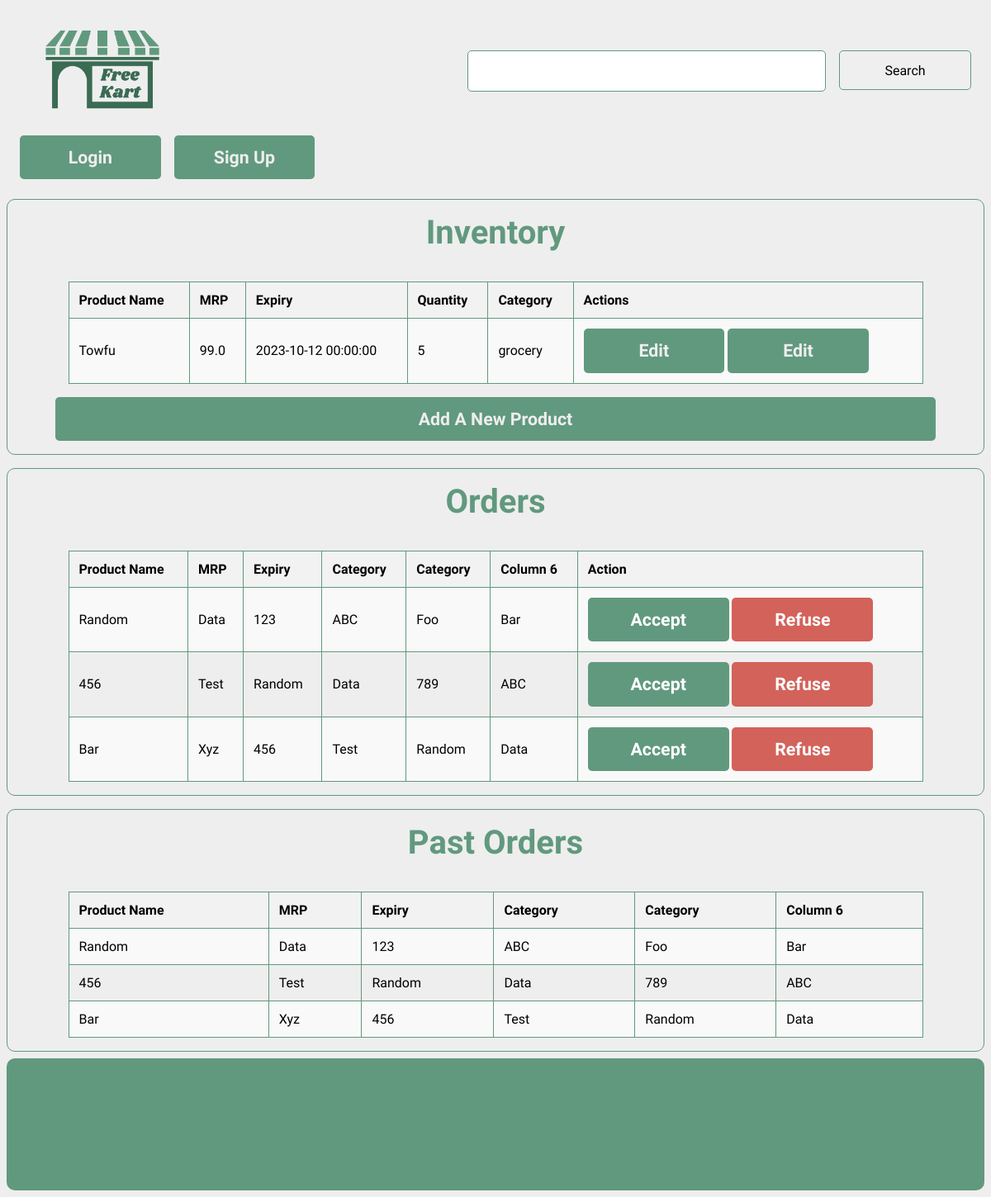
Screenshot of /dashboard/ (signed in) with the database file from the repository.
### models.py (models this page shows, shortened)
class Product(db.Model):
    __tablename__ = "products"
    id = db.Column(db.Integer, primary_key=True, autoincrement=True)
    expiry = db.Column(db.DateTime, nullable=False)
    pic = db.Column(db.String(50), nullable=False, default="")
    name = db.Column(db.String(50), nullable=False)
    quantity = db.Column(db.Integer, nullable=False)
    price = db.Column(db.Float, nullable=False)
    category = db.Column(db.String(25), nullable=False)
    seller_id = db.Column(db.Integer, db.ForeignKey('sellers.id'), nullable=False)

### routes/core.py (the view)
@core.route("/dashboard/")
def dashboard():
    seller = auth_seller()
    if not seller:
        return redirect(url_for('core.root'))
    return render_template("dashboard.html", seller=seller)

### routes/core.py (called while the page is built)
def auth_seller():
    if 'user_id' not in session or 'type' not in session or session['type'] != 'seller':
        return None
    seller = Seller.query.get(session['user_id'])
    if not seller:
        return None
    return seller

### templates/dashboard.html
{% extends "base.html" %}
{% block head %}
<link rel="stylesheet" href="{{
    url_for('static', filename = 'css/dashboard.css')
}}">
{% endblock %}
{% block content %}
<inventory>
    <div class="display">
        <div class="heading">
   Inventory
        </div>
        <div class="products">
            <table>
                <tr>
                    <th>Product Name</th>
                    <th>MRP</th>
                    <th>Expiry</th>
                    <th>Quantity</th>
                    <th>Category</th>
                    <th>Actions</th>
                </tr>
                {% for product in seller.products %}
                <tr>
                    <td>{{ product.name }}</td>
                    <td>{{ product.price }}</td>
                    <td>{{ product.expiry }}</td>
                    <td>{{ product.quantity }}</td>
                    <td>{{ product.category }}</td>
                    <td>
                      <button onlick="window.location = '/dashboard/edit/{{ product.id }}'">Edit</button>
                      <button onlick="window.location = '/dashboard/delete/{{ product.id }}'">Edit</button>
                    </td>
                </tr>
                {% endfor %}
            </table>
        </div>
        <div class="add">
            <button id = 'add' onclick="window.location = '/dashboard/add'">
                Add A New Product
            </button>
        </div>
    </div>
    <div class="display">
        <div class="heading">
          Orders
        </div>
        <div class="products">
    <table>
        <tr>
            <th>Product Name</th>
            <th>MRP</th>
            <th>Expiry</th>
            <th>Category</th>
            <th>Category</th>
            <th>Column 6</th>
            <th>Action</th>
        </tr>
        <tr>
            <td>Random</td>
            <td>Data</td>
            <td>123</td>
            <td>ABC</td>
            <td>Foo</td>
            <td>Bar</td>
            <td class="action-buttons">
                <button class="accept-btn">Accept</button>
                <button class="refuse-btn">Refuse</button>
            </td>
        </tr>
        <tr>
            <td>456</td>
            <td>Test</td>
            <td>Random</td>
            <td>Data</td>
            <td>789</td>
            <td>ABC</td>
            <td class="action-buttons">
                <button class="accept-btn">Accept</button>
                <button class="refuse-btn">Refuse</button>
            </td>
        </tr>
        <tr>
            <td>Bar</td>
            <td>Xyz</td>
            <td>456</td>
            <td>Test</td>
            <td>Random</td>
            <td>Data</td>
            <td class="action-buttons">
                <button class="accept-btn">Accept</button>
                <button class="refuse-btn">Refuse</button>
            </td>
        </tr>
    </table>
        </div>
      </div>
    <div class="display">
        <div class="heading">
          Past Orders
        </div>
        <div class="products">
            <table>
                <tr>
                    <th>Product Name</th>
                    <th>MRP</th>
                    <th>Expiry</th>
                    <th>Category</th>
                    <th>Category</th>
                    <th>Column 6</th>
                </tr>
                <tr>
                    <td>Random</td>
                    <td>Data</td>
                    <td>123</td>
                    <td>ABC</td>
                    <td>Foo</td>
                    <td>Bar</td>
                </tr>
                <tr>
                    <td>456</td>
                    <td>Test</td>
                    <td>Random</td>
                    <td>Data</td>
                    <td>789</td>
                    <td>ABC</td>
                </tr>
                <tr>
                    <td>Bar</td>
                    <td>Xyz</td>
                    <td>456</td>
                    <td>Test</td>
                    <td>Random</td>
                    <td>Data</td>
                </tr>
            </table>
        </div>
      </div>
</inventory>
{% endblock %}

### static/css/global.css (style rules this page uses)
:root { --primary : #61997e; --white : #eeeeee; --content-font : 'Signika Negative' }
html { background-color: var(--white) }
* { margin: none; padding: none; border: none; outline: none; }
body { display: flex; flex-direction: column; gap: 0.5em; }
.display { display: flex; flex-direction: column; align-items: center; gap: 1em; padding: 1em; height: auto; border-radius: 10px; border:1px solid var(--primary); }
.heading { font-family: var(--content-font); font-size: 30pt; font-weight: 700; color: var(--primary); }
button { cursor: pointer; background-color: var(--primary); color: var(--white); font-family: var(--content-font); height: 2.5em; font-weight: bold; border-radius: 5px; font-size: 16pt; width: 8em; }
.products { display: grid; width: 90%; grid-template-columns: repeat(auto-fill, minmax(200px, 1fr)); gap: 2em; }

### static/css/dashboard.css (style rules this page uses)
inventory { display: flex; flex-direction: column; gap: 1em; }
.products { display: flex; }
table { font-family: var(--content-font); border-collapse: collapse; width: 100%; margin-top: 20px; }
th, td { border: 1px solid var(--primary); text-align: left; padding: 12px; }
th { background-color: #f2f2f2; }
tr:nth-child(even) { background-color: #f9f9f9; }
#add { width: 50em; }
.accept-btn { background-color: var(--primary); color: white; }
.refuse-btn { background-color: #d3625a; color: white; }

### rows the page displays
Product: name "Towfu", price "99.0", expiry "2023-10-12 00:00:00", quantity "5", category "grocery"
